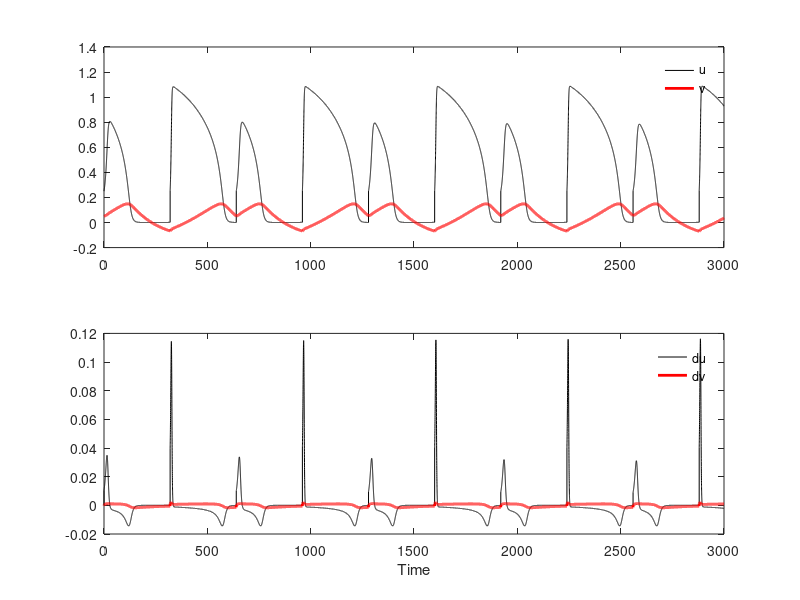

This chart was generated by the following MATLAB code:
% FHN model in 0d

% parameter values (guinea pig)
% alpha=0.0142;
% beta=1.0759;
% eps=0.0072;
% mu=0.5176;
% gamma=0.1906;
% theta=-0.06;
% delta=1;

alpha=0.014;
beta=1.076;
eps=0.007;
mu=0.518;
gamma=0.191;
theta=-0.06;
delta=1;

% this function should give stimulus value from time in ms
%stimscale = 0.35*180;
stimscale = 0.1;
stimdur = 10;
offset1 = 7;
offset2 = offset1*.96;
tscale = 0.725;
f = @(t) -stimscale*(t/tscale-offset1)./(1+(t/tscale-offset2).^4);

% % parameter values (rabbit)
% alpha=0.0258;
% beta=1.0682;
% eps=0.0139;
% mu=0.5151;
% gamma=0.2115;
% theta=-0.014;
% delta=1;

% initial values
u = 0.25;
%u = 0.0;
v = 0.05;

% numerical parameters
dt = .1;
endtime = 3000;
nsteps=ceil(endtime/dt);
usave = zeros(nsteps+1,1);
vsave = zeros(nsteps+1,1);
dusave = zeros(nsteps+1,1);
dvsave = zeros(nsteps+1,1);
usave(1,1) = u;
vsave(1,1) = v;
t = 0:dt:endtime;

period = 320;
iperiod = round(period/dt);

for ntime=1:nsteps
    
     if(mod(ntime,iperiod)==0)
         u=0.25;
     end

     istim=0;
%     steps_since_new_cycle = mod(ntime,period/dt);
%     if(steps_since_new_cycle<stimdur/dt)
%         istim = f(steps_since_new_cycle*dt);
%     end

%     du=mu*u.*(1-u).*(u-alpha)-u.*v;
    du=istim + mu*u.*(1-u).*(u-alpha)-u.*v;
    dv=eps*((beta-u).*(u-gamma)-delta*v-theta);
    
    u = u + dt*du;
    v = v + dt*dv;
    
    usave(ntime+1,1) = u;
    vsave(ntime+1,1) = v;
    dusave(ntime+1,1) = du;
    dvsave(ntime+1,1) = dv;
end

figure(3)
subplot(2,1,1)
plot(t,usave,'k',t,vsave,'r','linewidth',2)
legend('u','v'), legend boxoff
subplot(2,1,2)
plot(t,dusave,'k',t,dvsave,'r','linewidth',2)
legend('du','dv'), legend boxoff
xlabel('Time')

% %%
% figure(2)
% eps=0.1;
% %subplot(2,1,2)
% uu=-0.5:.01:1.2;
% hold off
% plot(usave,vsave,'r','linewidth',2)
% hold on
% % plot nullclines
% plot(uu,(a1/a4)*(a2-uu).*(uu-a3),'k','linewidth',1)
% plot(zeros(size(uu)),uu,'k','linewidth',1)
% plot(uu,a5*uu.*(beta-uu),'k--','linewidth',1)
% xlabel('u'),ylabel('v')
% % define a coarse grid (will also be axis limits here)
% umin=-0.2; umax = 1.2;
% vmin = -0.05; vmax = 0.25;
% axis ([umin umax vmin vmax])
% % now calculate the derivatives at each corase grid point 
% % and add to the plot a line originating at the grid point 
% % in the direction of the vector (du/dt , dv/dt)
% scale = 0.2;
% for u = umin: 0.025: umax;
%     for v = vmin: 0.01: vmax;
%         du=ctime*(a1*u.*(a2-u).*(u-a3)-a4*v.*u);
%         dv=ctime*eps*(a5*u.*(beta-u)-v);
%         plot([u u+scale*du], [v v+scale*dv],'b','linewidth',0.2)
%     end 
% end
% 
% hold off

%%
% a1=0.7;
% a2=1.05;
% a3=0.07;
% a4=1;
% a5=0.8;
% beta=1.07; % 1.07
% eps=0.01;
% ctime=1;
dudt = @(u,v) ctime*(a1*u.*(a2-u).*(u-a3)-a4*v.*u);
dvdt = @(u,v) ctime*eps*(a5*u.*(beta-u)-v);

% derivatives
%du/dt = a1*u*(a2*u-u^2-a2*a3+a3*u)-a4*u*v
%du/dt f(u,v) = a1*a2*u^2-a1*u^3-a1*a2*a3*u+a1*a3*u^2-a4*u*v
%dv/dt g(u,v) = eps*a5*beta*u-eps*a5*u^2-eps*v
% so the Jacobian analytical form is
%[ 2*a1*(a2+a3)*u - 3*a1*u^2 - a1*a2*a3 - a4*v     -a4*u]
%[ eps*a5*beta - 2*eps*a5*u                        -eps]
% at 0,0 get 
%[ -a1*a2*a3      0]
%[ eps*a5*beta -eps]
% so the eigenvalues should be -eps and -a1*a2*a3

umin=-0.2; umax=1.2;
vmin=-0.05; vmax=0.25;
u=umin:0.025*.5:umax;
v=vmin:0.01*.5:vmax;

[uu,vv]=ndgrid(u,v);
%[uu,vv]=ndgrid(u,v);
%[yy,xx]=ndgrid(x,y);
%[xx,yy]=ndgrid(y,x);

% figure(4),clf
% hold on
% include nullclines (if you know them)
% plot(u,(a1/a4)*(a2-u).*(u-a3),'r','linewidth',1)
% plot(zeros(size(v)),v,'r','linewidth',1)
% plot(u,a5*u.*(beta-u),'b','linewidth',1)
%hold on
% plot fixed point (if you know them)
%plot([-1],[0],'co','markersize',10)
% arrowscale = 4;
% quiver(uu,vv,dudt(uu,vv),dvdt(uu,vv),arrowscale,'linewidth',1,'color','k');
% grid on
% plot(usave(round(end/2):end),vsave(round(end/2):end),'g')
% add trajectories (you may need to calculate e.g. with forward Euler
% tmax=1000;
% [tout1,xout1]=ode45(@(t,x) [x(1)+exp(-x(2)); -x(2)],[0 tmax],[0.5; 2]);
% [tout2,xout2]=ode45(@(t,x) [x(1)+exp(-x(2)); -x(2)],[0 tmax],[-1; 1]);
% [tout3,xout3]=ode45(@(t,x) [x(1)+exp(-x(2)); -x(2)],[0 tmax],[-2; -2]);
% plot(xout1(:,1),xout1(:,2),'g',xout2(:,1),xout2(:,2),'g',xout3(:,1),xout3(:,2),'g')
% ylim([vmin vmax])
hold off